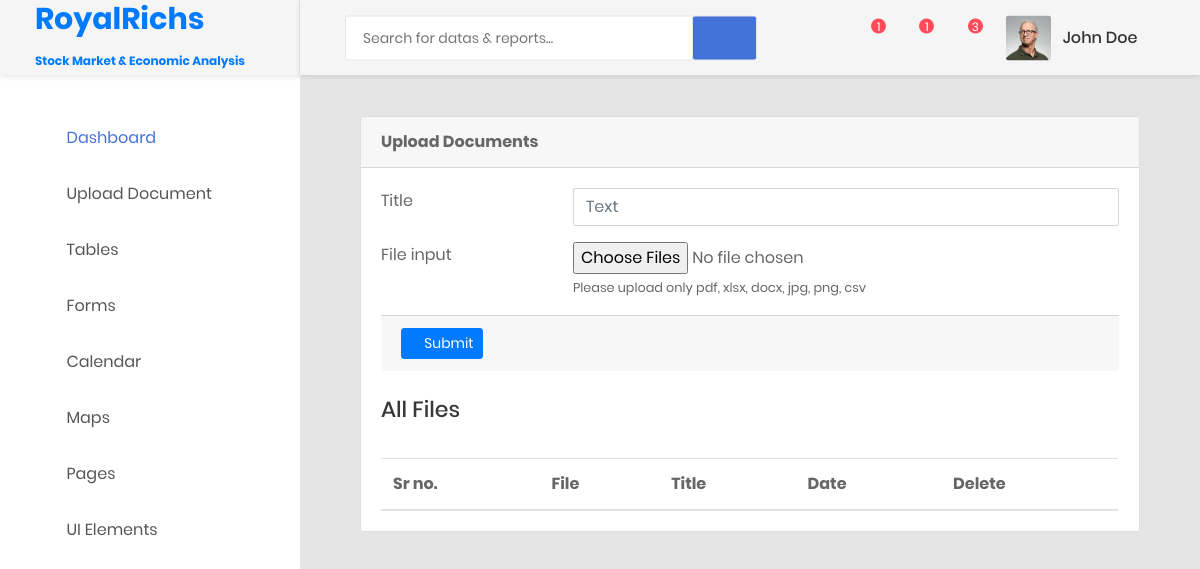
Before: /index.php/Main_controller/upload_doc_controller with the older database file.
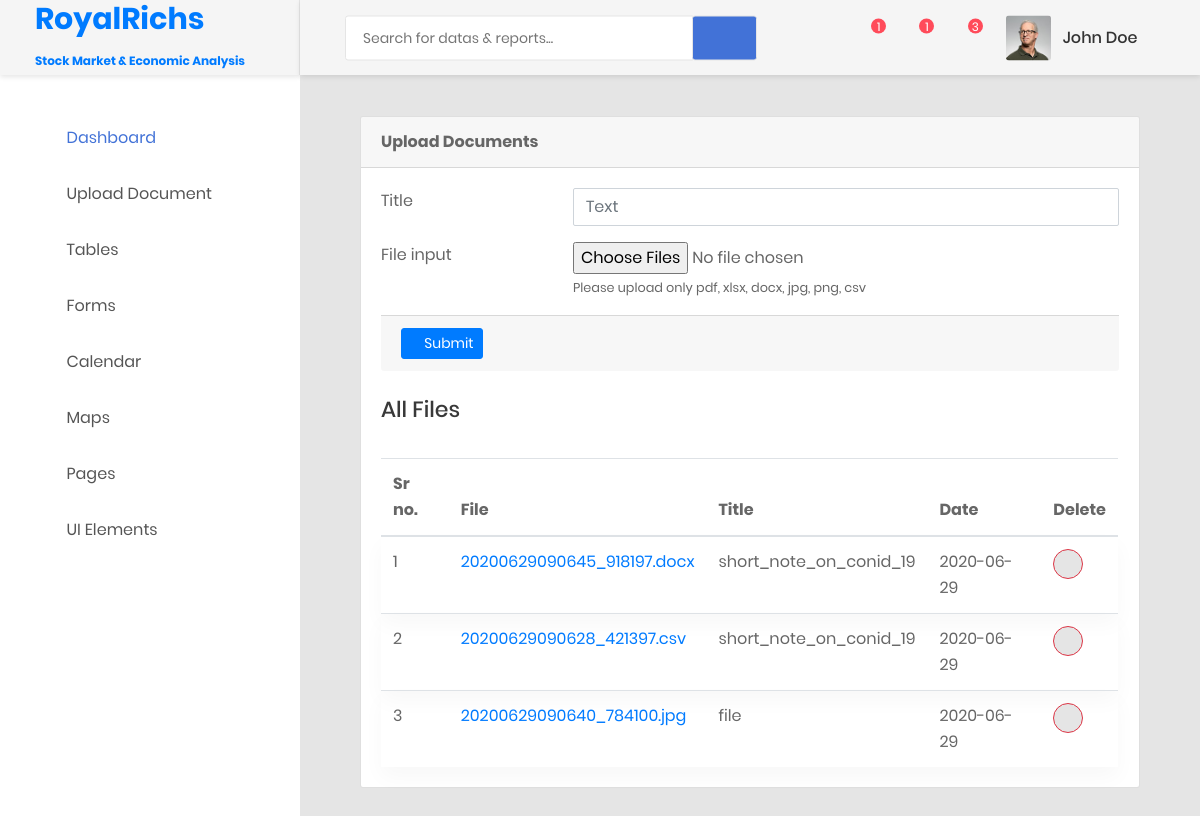
After: the same page with the newer database file.
### tables this page shows
CREATE TABLE `upload_doc_table` (
  `document_id` int(10) NOT NULL,
  `upload_document` varchar(255) NOT NULL,
  `user_id` int(10) NOT NULL,
  `username` varchar(50) NOT NULL,
  `status` int(10) NOT NULL,
  `upload_date` date NOT NULL,
  `doc_title` varchar(255) NOT NULL
);

### application/controllers/Main_controller.php (called while the page is built, shortened)
<?php
class Main_controller extends CI_Controller
 {
 	 function __construct()
 	 {
 	 	$this->load->model('Upload_doc_model');
 	 	$this->load->model('Delete_doc_model');
 	 }
	public function upload_doc_controller()
	{
		$this->form_validation->set_rules('upload_document', 'Upload Document', 'required');
	 	$this->form_validation->set_rules('doc_title', 'Document Title', 'required');
	 	 if($this->form_validation->run()==FAlSE)
	 	 {
	 	 		$data['downloads'] = $this->Upload_doc_model->download_document();
	 	 		$this->load->view('Dashboard_templates/Dashboard_header');
				$this->load->view('Dashboard_templates/Sidebar');
				$this->load->view('Upload_form',$data);
				$this->load->view('Dashboard_templates/Dashboard_footer');
	 	 }
	 	 else
	 	 {
				$data['downloads'] = $this->Upload_doc_model->download_document();
				$this->load->view('Dashboard_templates/Dashboard_header');
				$this->load->view('Dashboard_templates/Sidebar');
				$this->load->view('Upload_form',$data);
				$this->load->view('Dashboard_templates/Dashboard_footer');
		}
	}
}

### index.php (called while the page is built, shortened)
<?php
require_once BASEPATH.'core/CodeIgniter.php';

### application/models/Upload_doc_model.php (called while the page is built, shortened)
<?php
class Upload_doc_model extends CI_Model
{
	public function download_document( )
		{
		$this->db->distinct('document_id ');
		$this->db->select('*');
		$this->db->from('upload_doc_table');
		$q = $this->db->get();
		return $q->result();
		}
}?>

### application/views/Upload_form.php (the view, shortened to what this page needs)
<body class="animsition">
    <div class="page-wrapper">
            <div class="main-content">
                <div class="section__content section__content--p30">
                    <div class="container-fluid">
  					<div class="col-lg-12">
                             <div class="card">
                                    <div class="card-header">
                                        <strong>Upload Documents</strong>
                                    </div>
                                    <div class="card-body card-block">
                                        <form action="<?php echo site_url('Main_controller/save_doc_controller');?>" method="post" enctype="multipart/form-data" class="form-horizontal">
                                          <div class="row form-group">
                                                <div class="col col-md-3">
                                                    <label for="text-input" class=" form-control-label">Title</label>
                                                </div>
                                                <div class="col-12 col-md-9">
                                                    <input type="text" id="title" name="title" placeholder="Text" class="form-control" required>
                                                </div>
                                            </div>
                                            <div class="row form-group">
                                                <div class="col col-md-3">
                                                    <label for="file-multiple-input" class=" form-control-label">File input</label>
                                                </div>
                                                <div class="col-12 col-md-9">
                                                    <input type="file"  name="upload_doc" id="upload_doc" multiple="" class="form-control-file" required>
                                                     <small class="help-block form-text">Please upload only pdf, xlsx, docx, jpg, png, csv </small>
                                                </div>
                                            </div>
                                     <div class="card-footer">
                                        <button type="submit" class="btn btn-primary btn-sm">
                                            <i class="fa fa-dot-circle-o"></i> Submit
                                        </button>
                                    </div>
                               </form><br>
              <div class="row">
                  <div class="col-md-12">
                     <h3 class="title-5 m-b-35">All Files</h3>
                        <div class="table-responsive table-responsive-data2">
                           <table class="table" id="document_table">
                             <thead>
                               <tr>
                                 <th>Sr no.</th>
                                 <th>File</th>
                                  <th>Title</th>
                                  <th>Date</th>
                                  <th>Delete</th>
                                </tr>
                             </thead>
                             <tbody>
                           		<?php
                                 $Sr_no=1;
                                 foreach ($downloads as $item)
                                  {?>
                                  	<tr class="tr-shadow">
                                     <td><?php echo $Sr_no;?></td>
                                      <td title="Download "><a href="<?php echo base_url('./assets/Uploads/'. $item->upload_document);?>"><?php echo $item->upload_document;?></a></td>
                                      <td><?php echo $item->doc_title;?></td>
                                      <td><?php echo $item->upload_date;?></td>
                                      <td>
                                      	<div class="table-data-feature" style="position:absolute">
                                          <button>
                                            <a class="item btn btn-danger" data-toggle="tooltip" data-placement="top" title="Delete" href="<?php echo site_url('Main_controller/delete_document/'.$item->document_id);?>" onclick="return confirm('Are you sure you want to delete this file')"><i class="zmdi zmdi-delete"></i></a>
                                        </button>
                                          </div>
                                         </td>
                                        </tr>
                                        <?php
                                          	$Sr_no++;
                                        }?>
            							</tbody>
            						</table>
          						</div>
					</div>
      		 </div>
    </div>
   </div>
</div>
</div>
</div>
</div>
</body>

### application/views/Dashboard_templates/Dashboard_header.php (shortened to what this page needs)
<!DOCTYPE html>
<html lang="en">
<head>
    <link href="<?php echo base_url('dashboard_assets/css/font-face.css');?>" rel="stylesheet" media="all">
    <link href="<?php echo base_url('dashboard_assets/vendor/font-awesome-4.7/css/font-awesome.min.css');?>" rel="stylesheet" media="all">
    <link href="<?php echo base_url('dashboard_assets/vendor/font-awesome-5/css/fontawesome-all.min.css');?>" rel="stylesheet" media="all">
    <link href="<?php echo base_url('dashboard_assets/vendor/mdi-font/css/material-design-iconic-font.min.css');?>" rel="stylesheet" media="all">
    <link href="<?php echo base_url('dashboard_assets/vendor/bootstrap-4.1/bootstrap.min.css');?>" rel="stylesheet" media="all">
    <link href="<?php echo base_url('dashboard_assets/vendor/animsition/animsition.min.css');?>" rel="stylesheet" media="all">
    <link href="<?php echo base_url('dashboard_assets/vendor/bootstrap-progressbar/bootstrap-progressbar-3.3.4.min.css');?>" rel="stylesheet" media="all">
    <link href="<?php echo base_url('dashboard_assets/vendor/wow/animate.css');?>" rel="stylesheet" media="all">
    <link href="<?php echo base_url('dashboard_assets/vendor/css-hamburgers/hamburgers.min.css');?>" rel="stylesheet" media="all">
    <link href="<?php echo base_url('dashboard_assets/vendor/slick/slick.css');?>" rel="stylesheet" media="all">
    <link href="<?php echo base_url('dashboard_assets/vendor/select2/select2.min.css');?>" rel="stylesheet" media="all">
    <link href="<?php echo base_url('dashboard_assets/vendor/perfect-scrollbar/perfect-scrollbar.css');?>" rel="stylesheet" media="all">
    <link href="<?php echo base_url('dashboard_assets/css/theme.css');?>" rel="stylesheet" media="all">
</head>
<body class="animsition">
    <div class="page-wrapper">
        <div class="page-container">
            <header class="header-desktop">
                <div class="section__content section__content--p30">
                    <div class="container-fluid">
                        <div class="header-wrap">
                            <form class="form-header" action="" method="POST">
                                <input class="au-input au-input--xl" type="text" name="search" placeholder="Search for datas &amp; reports..." />
                                <button class="au-btn--submit" type="submit">
                                    <i class="zmdi zmdi-search"></i>
                                </button>
                            </form>
                            <div class="header-button">
                                <div class="noti-wrap">
                                    <div class="noti__item js-item-menu">
                                        <i class="zmdi zmdi-comment-more"></i>
                                        <span class="quantity">1</span>
                                    </div>
                                    <div class="noti__item js-item-menu">
                                        <i class="zmdi zmdi-email"></i>
                                        <span class="quantity">1</span>
                                    </div>
                                    <div class="noti__item js-item-menu">
                                        <i class="zmdi zmdi-notifications"></i>
                                        <span class="quantity">3</span>
                                    </div>
                                </div>
                                <div class="account-wrap">
                                    <div class="account-item clearfix js-item-menu">
                                        <div class="image">
                                            <img src="<?php echo base_url('dashboard_assets/images/icon/avatar-01.jpg');?>" alt="John Doe" />
                                        </div>
                                        <div class="content">
                                            <a class="js-acc-btn" href="#">john doe</a>
                                        </div>
                                    </div>
                                </div>
                            </div>
                        </div>
                    </div>
                </div>
            </header>

### application/views/Dashboard_templates/Sidebar.php (shortened to what this page needs)
<aside class="menu-sidebar d-none d-lg-block">
    <div class="logo">
	<h1><a href="<?php echo site_url('Main_controller/index');?>" style="font-size:30px">RoyalRichs <br><span style="font-size:12px">Stock Market & Economic Analysis</span></a></h1>
   	 </div>
    <div class="menu-sidebar__content js-scrollbar1">
        <nav class="navbar-sidebar">
            <ul class="list-unstyled navbar__list">
                <li class="active has-sub">
                    <a class="js-arrow" href="#">
                        <i class="fas fa-tachometer-alt"></i>Dashboard</a>
                </li>
                <li>
                    <a href="<?php echo site_url('Main_controller/upload_doc_controller');?>">
                        <i class="fas  fa-folder-open"></i>Upload Document</a>
                </li>
                <li>
                    <a href="table.html">
                        <i class="fas fa-table"></i>Tables</a>
                </li>
                <li>
                    <a href="form.html">
                        <i class="far fa-check-square"></i>Forms</a>
                </li>
                <li>
                    <a href="calendar.html">
                        <i class="fas fa-calendar-alt"></i>Calendar</a>
                </li>
                <li>
                    <a href="map.html">
                        <i class="fas fa-map-marker-alt"></i>Maps</a>
                </li>
                <li class="has-sub">
                    <a class="js-arrow" href="#">
                        <i class="fas fa-copy"></i>Pages</a>
                </li>
                <li class="has-sub">
                    <a class="js-arrow" href="#">
                        <i class="fas fa-desktop"></i>UI Elements</a>
                </li>
            </ul>
        </nav>
    </div>
</aside>

### application/views/Dashboard_templates/Dashboard_footer.php (shortened to what this page needs)
</body>
</html>

Changed rows visible on the page:
added upload_doc_table: upload_document "20200629090645_918197.docx", doc_title "short_note_on_conid_19", upload_date "2020-06-29"
added upload_doc_table: upload_document "20200629090628_421397.csv", doc_title "short_note_on_conid_19", upload_date "2020-06-29"
added upload_doc_table: upload_document "20200629090640_784100.jpg", doc_title "file", upload_date "2020-06-29"
